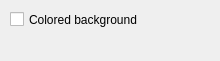
<?xml version="1.0" encoding="UTF-8"?>
<ui version="4.0">
 <class>HUD2HorizonForm</class>
 <widget class="QWidget" name="HUD2HorizonForm">
  <property name="geometry">
   <rect>
    <x>0</x>
    <y>0</y>
    <width>220</width>
    <height>61</height>
   </rect>
  </property>
  <property name="windowTitle">
   <string>Form</string>
  </property>
  <widget class="QCheckBox" name="checkBox">
   <property name="geometry">
    <rect>
     <x>10</x>
     <y>10</y>
     <width>171</width>
     <height>19</height>
    </rect>
   </property>
   <property name="text">
    <string>Colored background</string>
   </property>
  </widget>
 </widget>
 <resources/>
 <connections/>
</ui>
